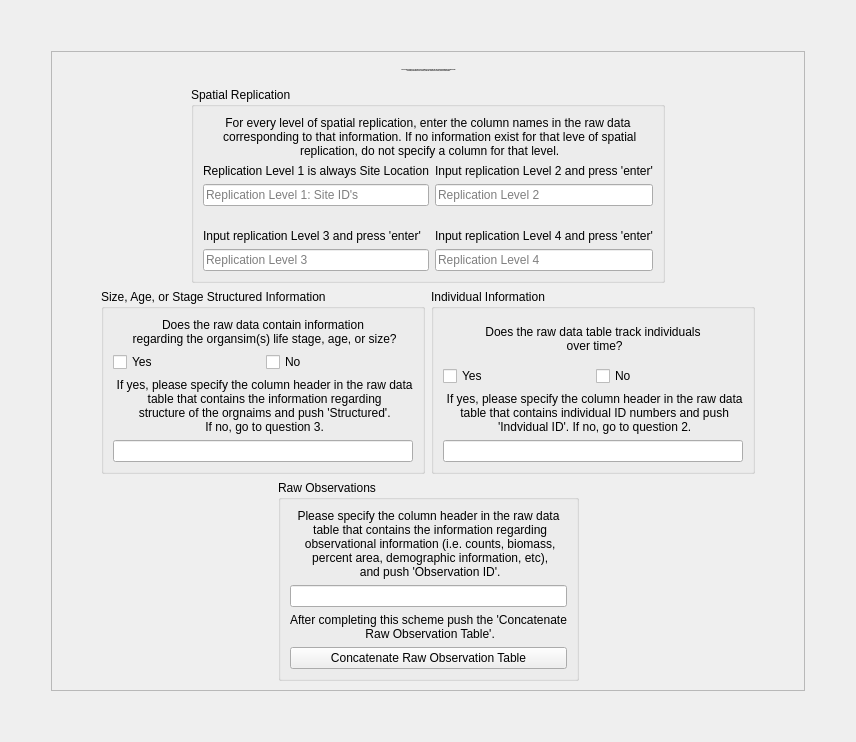
        <widget class="QWidget" name="tab_6">
         <attribute name="title">
          <string>Observations Form</string>
         </attribute>
         <layout class="QHBoxLayout" name="horizontalLayout_57">
          <item>
           <layout class="QVBoxLayout" name="verticalLayout_72">
            <item>
             <spacer name="verticalSpacer_13">
              <property name="orientation">
               <enum>Qt::Vertical</enum>
              </property>
              <property name="sizeHint" stdset="0">
               <size>
                <width>20</width>
                <height>40</height>
               </size>
              </property>
             </spacer>
            </item>
            <item>
             <layout class="QHBoxLayout" name="horizontalLayout_50">
              <item>
               <spacer name="horizontalSpacer_32">
                <property name="orientation">
                 <enum>Qt::Horizontal</enum>
                </property>
                <property name="sizeHint" stdset="0">
                 <size>
                  <width>40</width>
                  <height>20</height>
                 </size>
                </property>
               </spacer>
              </item>
              <item>
               <widget class="QFrame" name="frame">
                <property name="sizePolicy">
                 <sizepolicy hsizetype="Fixed" vsizetype="Preferred">
                  <horstretch>0</horstretch>
                  <verstretch>0</verstretch>
                 </sizepolicy>
                </property>
                <property name="frameShape">
                 <enum>QFrame::StyledPanel</enum>
                </property>
                <property name="frameShadow">
                 <enum>QFrame::Raised</enum>
                </property>
                <layout class="QVBoxLayout" name="verticalLayout_12">
                 <item>
                  <layout class="QVBoxLayout" name="verticalLayout_56">
                   <item>
                    <layout class="QHBoxLayout" name="horizontalLayout_38">
                     <item>
                      <spacer name="horizontalSpacer_61">
                       <property name="orientation">
                        <enum>Qt::Horizontal</enum>
                       </property>
                       <property name="sizeHint" stdset="0">
                        <size>
                         <width>40</width>
                         <height>20</height>
                        </size>
                       </property>
                      </spacer>
                     </item>
                     <item>
                      <widget class="QLabel" name="label_12">
                       <property name="sizePolicy">
                        <sizepolicy hsizetype="Fixed" vsizetype="Fixed">
                         <horstretch>0</horstretch>
                         <verstretch>0</verstretch>
                        </sizepolicy>
                       </property>
                       <property name="font">
                        <font>
                         <pointsize>-1</pointsize>
                         <weight>75</weight>
                         <bold>true</bold>
                        </font>
                       </property>
                       <property name="text">
                        <string>In the following section you will specify the columns in the raw data table that contain information regarding spatial
 replication, individual ID's (if present), stage/age strucutre (if present), and raw observations.</string>
                       </property>
                       <property name="alignment">
                        <set>Qt::AlignCenter</set>
                       </property>
                      </widget>
                     </item>
                     <item>
                      <spacer name="horizontalSpacer_62">
                       <property name="orientation">
                        <enum>Qt::Horizontal</enum>
                       </property>
                       <property name="sizeHint" stdset="0">
                        <size>
                         <width>40</width>
                         <height>20</height>
                        </size>
                       </property>
                      </spacer>
                     </item>
                    </layout>
                   </item>
                   <item>
                    <layout class="QHBoxLayout" name="horizontalLayout_37">
                     <item>
                      <spacer name="horizontalSpacer_29">
                       <property name="orientation">
                        <enum>Qt::Horizontal</enum>
                       </property>
                       <property name="sizeHint" stdset="0">
                        <size>
                         <width>40</width>
                         <height>20</height>
                        </size>
                       </property>
                      </spacer>
                     </item>
                     <item>
                      <widget class="QGroupBox" name="groupBox_13">
                       <property name="title">
                        <string>Spatial Replication</string>
                       </property>
                       <layout class="QVBoxLayout" name="verticalLayout_55">
                        <item>
                         <layout class="QVBoxLayout" name="verticalLayout_54">
                          <item>
                           <widget class="QLabel" name="label_17">
                            <property name="text">
                             <string>For every level of spatial replication, enter the column names in the raw data 
 corresponding to that information. If no information exist for that leve of spatial 
 replication, do not specify a column for that level.</string>
                            </property>
                            <property name="alignment">
                             <set>Qt::AlignCenter</set>
                            </property>
                           </widget>
                          </item>
                          <item>
                           <layout class="QHBoxLayout" name="horizontalLayout_34">
                            <item>
                             <layout class="QVBoxLayout" name="verticalLayout_51">
                              <item>
                               <layout class="QGridLayout" name="gridLayout_6">
                                <item row="0" column="0">
                                 <widget class="QLabel" name="label_13">
                                  <property name="text">
                                   <string>Replication Level 1 is always Site Location</string>
                                  </property>
                                 </widget>
                                </item>
                                <item row="1" column="0">
                                 <widget class="QLineEdit" name="lnedSpRep1">
                                  <property name="sizePolicy">
                                   <sizepolicy hsizetype="Preferred" vsizetype="Fixed">
                                    <horstretch>0</horstretch>
                                    <verstretch>0</verstretch>
                                   </sizepolicy>
                                  </property>
                                  <property name="autoFillBackground">
                                   <bool>false</bool>
                                  </property>
                                  <property name="inputMask">
                                   <string/>
                                  </property>
                                  <property name="text">
                                   <string/>
                                  </property>
                                  <property name="placeholderText">
                                   <string>Replication Level 1: Site ID's</string>
                                  </property>
                                 </widget>
                                </item>
                               </layout>
                              </item>
                              <item>
                               <spacer name="verticalSpacer_6">
                                <property name="orientation">
                                 <enum>Qt::Vertical</enum>
                                </property>
                                <property name="sizeType">
                                 <enum>QSizePolicy::Fixed</enum>
                                </property>
                                <property name="sizeHint" stdset="0">
                                 <size>
                                  <width>28</width>
                                  <height>17</height>
                                 </size>
                                </property>
                               </spacer>
                              </item>
                              <item>
                               <layout class="QGridLayout" name="gridLayout_8">
                                <item row="0" column="0">
                                 <widget class="QLabel" name="label_15">
                                  <property name="text">
                                   <string>Input replication Level 3 and press 'enter'</string>
                                  </property>
                                 </widget>
                                </item>
                                <item row="1" column="0">
                                 <widget class="QLineEdit" name="lnedSpRep3">
                                  <property name="sizePolicy">
                                   <sizepolicy hsizetype="Preferred" vsizetype="Fixed">
                                    <horstretch>0</horstretch>
                                    <verstretch>0</verstretch>
                                   </sizepolicy>
                                  </property>
                                  <property name="focusPolicy">
                                   <enum>Qt::NoFocus</enum>
                                  </property>
                                  <property name="text">
                                   <string/>
                                  </property>
                                  <property name="placeholderText">
                                   <string>Replication Level 3</string>
                                  </property>
                                 </widget>
                                </item>
                               </layout>
                              </item>
                             </layout>
                            </item>
                            <item>
                             <layout class="QVBoxLayout" name="verticalLayout_53">
                              <item>
                               <layout class="QGridLayout" name="gridLayout_7">
                                <item row="0" column="0">
                                 <widget class="QLabel" name="label_14">
                                  <property name="text">
                                   <string>Input replication Level 2 and press 'enter'</string>
                                  </property>
                                 </widget>
                                </item>
                                <item row="1" column="0">
                                 <widget class="QLineEdit" name="lnedSpRep2">
                                  <property name="sizePolicy">
                                   <sizepolicy hsizetype="Preferred" vsizetype="Fixed">
                                    <horstretch>0</horstretch>
                                    <verstretch>0</verstretch>
                                   </sizepolicy>
                                  </property>
                                  <property name="text">
                                   <string/>
                                  </property>
                                  <property name="placeholderText">
                                   <string>Replication Level 2</string>
                                  </property>
                                 </widget>
                                </item>
                               </layout>
                              </item>
                              <item>
                               <spacer name="verticalSpacer_10">
                                <property name="orientation">
                                 <enum>Qt::Vertical</enum>
                                </property>
                                <property name="sizeType">
                                 <enum>QSizePolicy::Fixed</enum>
                                </property>
                                <property name="sizeHint" stdset="0">
                                 <size>
                                  <width>28</width>
                                  <height>17</height>
                                 </size>
                                </property>
                               </spacer>
                              </item>
                              <item>
                               <layout class="QGridLayout" name="gridLayout_9">
                                <item row="0" column="0">
                                 <widget class="QLabel" name="label_16">
                                  <property name="text">
                                   <string>Input replication Level 4 and press 'enter'</string>
                                  </property>
                                 </widget>
                                </item>
                                <item row="1" column="0">
                                 <widget class="QLineEdit" name="lnedSpRep4">
                                  <property name="sizePolicy">
                                   <sizepolicy hsizetype="Preferred" vsizetype="Fixed">
                                    <horstretch>0</horstretch>
                                    <verstretch>0</verstretch>
                                   </sizepolicy>
                                  </property>
                                  <property name="focusPolicy">
                                   <enum>Qt::NoFocus</enum>
                                  </property>
                                  <property name="text">
                                   <string/>
                                  </property>
                                  <property name="placeholderText">
                                   <string>Replication Level 4</string>
                                  </property>
                                 </widget>
                                </item>
                               </layout>
                              </item>
                             </layout>
                            </item>
                           </layout>
                          </item>
                         </layout>
                        </item>
                       </layout>
                      </widget>
                     </item>
                     <item>
                      <spacer name="horizontalSpacer_55">
                       <property name="orientation">
                        <enum>Qt::Horizontal</enum>
                       </property>
                       <property name="sizeHint" stdset="0">
                        <size>
                         <width>40</width>
                         <height>20</height>
                        </size>
                       </property>
                      </spacer>
                     </item>
                    </layout>
                   </item>
                   <item>
                    <layout class="QHBoxLayout" name="horizontalLayout_36">
                     <item>
                      <spacer name="horizontalSpacer_58">
                       <property name="orientation">
                        <enum>Qt::Horizontal</enum>
                       </property>
                       <property name="sizeHint" stdset="0">
                        <size>
                         <width>40</width>
                         <height>20</height>
                        </size>
                       </property>
                      </spacer>
                     </item>
                     <item>
                      <widget class="QGroupBox" name="groupBox_11">
                       <property name="title">
                        <string>Size, Age, or Stage Structured Information</string>
                       </property>
                       <layout class="QVBoxLayout" name="verticalLayout_50">
                        <item>
                         <layout class="QVBoxLayout" name="layObsSchemeQ2AllV">
                          <item>
                           <widget class="QLabel" name="labObsSchemeQ2">
                            <property name="text">
                             <string>Does the raw data contain information 
 regarding the organsim(s) life stage, age, or size?</string>
                            </property>
                            <property name="alignment">
                             <set>Qt::AlignCenter</set>
                            </property>
                           </widget>
                          </item>
                          <item>
                           <layout class="QHBoxLayout" name="layObsSchemeQ2YN">
                            <item>
                             <widget class="QCheckBox" name="ckObsStructY">
                              <property name="text">
                               <string>Yes</string>
                              </property>
                             </widget>
                            </item>
                            <item>
                             <widget class="QCheckBox" name="ckObsStructN">
                              <property name="text">
                               <string>No</string>
                              </property>
                              <property name="checked">
                               <bool>false</bool>
                              </property>
                             </widget>
                            </item>
                           </layout>
                          </item>
                          <item>
                           <widget class="QLabel" name="labObsSchemeStruct">
                            <property name="text">
                             <string> If yes, please specify the column header in the raw data 
 table that contains the information regarding 
 structure of the orgnaims and push 'Structured'. 
 If no, go to question 3.</string>
                            </property>
                            <property name="alignment">
                             <set>Qt::AlignCenter</set>
                            </property>
                           </widget>
                          </item>
                          <item>
                           <layout class="QHBoxLayout" name="layObsSchemeQ2StructH">
                            <item>
                             <widget class="QLineEdit" name="lnedObsStruct"/>
                            </item>
                           </layout>
                          </item>
                         </layout>
                        </item>
                       </layout>
                      </widget>
                     </item>
                     <item>
                      <widget class="QGroupBox" name="groupBox_10">
                       <property name="title">
                        <string>Individual Information</string>
                       </property>
                       <layout class="QVBoxLayout" name="verticalLayout_49">
                        <item>
                         <layout class="QVBoxLayout" name="layObsSchemeQ1V">
                          <item>
                           <widget class="QLabel" name="labObsSchemeQ1">
                            <property name="text">
                             <string>Does the raw data table track individuals
 over time?</string>
                            </property>
                            <property name="alignment">
                             <set>Qt::AlignCenter</set>
                            </property>
                           </widget>
                          </item>
                          <item>
                           <layout class="QHBoxLayout" name="layObsSchemeYNH">
                            <item>
                             <widget class="QCheckBox" name="ckObsIndIDY">
                              <property name="text">
                               <string>Yes</string>
                              </property>
                             </widget>
                            </item>
                            <item>
                             <widget class="QCheckBox" name="ckObsIndIDN">
                              <property name="text">
                               <string>No</string>
                              </property>
                              <property name="checked">
                               <bool>false</bool>
                              </property>
                             </widget>
                            </item>
                           </layout>
                          </item>
                          <item>
                           <widget class="QLabel" name="labObsSchemeIndID">
                            <property name="text">
                             <string> If yes, please specify the column header in the raw data 
 table that contains individual ID numbers and push 
 'Indvidual ID'. If no, go to question 2.</string>
                            </property>
                            <property name="alignment">
                             <set>Qt::AlignCenter</set>
                            </property>
                           </widget>
                          </item>
                          <item>
                           <layout class="QHBoxLayout" name="layObsSchemebtnlnedH">
                            <item>
                             <widget class="QLineEdit" name="lnedObsIndID"/>
                            </item>
                           </layout>
                          </item>
                         </layout>
                        </item>
                       </layout>
                      </widget>
                     </item>
                     <item>
                      <spacer name="horizontalSpacer_56">
                       <property name="orientation">
                        <enum>Qt::Horizontal</enum>
                       </property>
                       <property name="sizeHint" stdset="0">
                        <size>
                         <width>40</width>
                         <height>20</height>
                        </size>
                       </property>
                      </spacer>
                     </item>
                    </layout>
                   </item>
                   <item>
                    <layout class="QHBoxLayout" name="horizontalLayout_35">
                     <item>
                      <spacer name="horizontalSpacer_59">
                       <property name="orientation">
                        <enum>Qt::Horizontal</enum>
                       </property>
                       <property name="sizeHint" stdset="0">
                        <size>
                         <width>40</width>
                         <height>20</height>
                        </size>
                       </property>
                      </spacer>
                     </item>
                     <item>
                      <widget class="QGroupBox" name="groupBox_12">
                       <property name="title">
                        <string>Raw Observations</string>
                       </property>
                       <layout class="QVBoxLayout" name="verticalLayout_52">
                        <item>
                         <layout class="QVBoxLayout" name="layObsSchemeQ3AllV">
                          <item>
                           <widget class="QLabel" name="labObsSchemeQ3ObsID">
                            <property name="text">
                             <string>Please specify the column header in the raw data 
 table that contains the information regarding 
 observational information (i.e. counts, biomass, 
 percent area, demographic information, etc), 
 and push 'Observation ID'.</string>
                            </property>
                            <property name="alignment">
                             <set>Qt::AlignCenter</set>
                            </property>
                           </widget>
                          </item>
                          <item>
                           <layout class="QHBoxLayout" name="layObsSchemeQ3lnedbtnObsID">
                            <item>
                             <widget class="QLineEdit" name="lnedObsData"/>
                            </item>
                           </layout>
                          </item>
                          <item>
                           <widget class="QLabel" name="labObsSchemeQ3Concat">
                            <property name="text">
                             <string>After completing this scheme push the 'Concatenate 
 Raw Observation Table'.</string>
                            </property>
                            <property name="alignment">
                             <set>Qt::AlignCenter</set>
                            </property>
                           </widget>
                          </item>
                          <item>
                           <widget class="QPushButton" name="btnObsConcat">
                            <property name="text">
                             <string>Concatenate Raw Observation Table</string>
                            </property>
                           </widget>
                          </item>
                         </layout>
                        </item>
                       </layout>
                      </widget>
                     </item>
                     <item>
                      <spacer name="horizontalSpacer_60">
                       <property name="orientation">
                        <enum>Qt::Horizontal</enum>
                       </property>
                       <property name="sizeHint" stdset="0">
                        <size>
                         <width>40</width>
                         <height>20</height>
                        </size>
                       </property>
                      </spacer>
                     </item>
                    </layout>
                   </item>
                  </layout>
                 </item>
                </layout>
               </widget>
              </item>
              <item>
               <spacer name="horizontalSpacer_57">
                <property name="orientation">
                 <enum>Qt::Horizontal</enum>
                </property>
                <property name="sizeHint" stdset="0">
                 <size>
                  <width>40</width>
                  <height>20</height>
                 </size>
                </property>
               </spacer>
              </item>
             </layout>
            </item>
            <item>
             <spacer name="verticalSpacer_14">
              <property name="orientation">
               <enum>Qt::Vertical</enum>
              </property>
              <property name="sizeHint" stdset="0">
               <size>
                <width>20</width>
                <height>40</height>
               </size>
              </property>
             </spacer>
            </item>
           </layout>
          </item>
         </layout>
        </widget>
